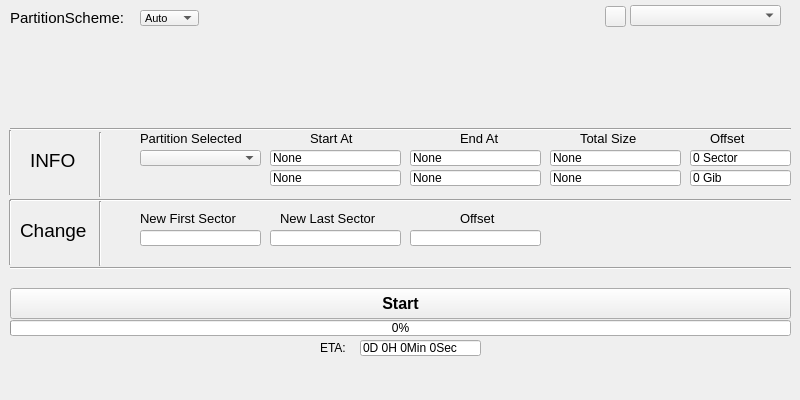
<?xml version="1.0" encoding="UTF-8"?>
<ui version="4.0">
 <class>MainWindow</class>
 <widget class="QMainWindow" name="MainWindow">
  <property name="geometry">
   <rect>
    <x>0</x>
    <y>0</y>
    <width>800</width>
    <height>400</height>
   </rect>
  </property>
  <property name="font">
   <font>
    <family>Arial</family>
   </font>
  </property>
  <property name="windowTitle">
   <string notr="true">PartitionSlider v1.0</string>
  </property>
  <widget class="QWidget" name="centralwidget">
   <widget class="QWidget" name="widget" native="true">
    <property name="geometry">
     <rect>
      <x>0</x>
      <y>30</y>
      <width>800</width>
      <height>100</height>
     </rect>
    </property>
    <property name="font">
     <font>
      <family>Tahoma</family>
     </font>
    </property>
    <widget class="Line" name="line_7">
     <property name="geometry">
      <rect>
       <x>10</x>
       <y>91</y>
       <width>781</width>
       <height>16</height>
      </rect>
     </property>
     <property name="orientation">
      <enum>Qt::Horizontal</enum>
     </property>
    </widget>
   </widget>
   <widget class="QProgressBar" name="progressBar">
    <property name="geometry">
     <rect>
      <x>10</x>
      <y>320</y>
      <width>781</width>
      <height>16</height>
     </rect>
    </property>
    <property name="font">
     <font>
      <family>Tahoma</family>
     </font>
    </property>
    <property name="maximum">
     <number>103</number>
    </property>
    <property name="value">
     <number>0</number>
    </property>
   </widget>
   <widget class="QComboBox" name="d_select">
    <property name="geometry">
     <rect>
      <x>630</x>
      <y>5</y>
      <width>151</width>
      <height>21</height>
     </rect>
    </property>
    <property name="font">
     <font>
      <family>Tahoma</family>
      <pointsize>8</pointsize>
     </font>
    </property>
   </widget>
   <widget class="QComboBox" name="m_select">
    <property name="geometry">
     <rect>
      <x>140</x>
      <y>10</y>
      <width>59</width>
      <height>16</height>
     </rect>
    </property>
    <property name="font">
     <font>
      <family>Tahoma</family>
      <pointsize>8</pointsize>
     </font>
    </property>
    <item>
     <property name="text">
      <string>Auto</string>
     </property>
    </item>
    <item>
     <property name="text">
      <string>MBR</string>
     </property>
    </item>
   </widget>
   <widget class="QLabel" name="label">
    <property name="geometry">
     <rect>
      <x>10</x>
      <y>10</y>
      <width>131</width>
      <height>16</height>
     </rect>
    </property>
    <property name="font">
     <font>
      <family>Tahoma</family>
      <pointsize>11</pointsize>
     </font>
    </property>
    <property name="text">
     <string>PartitionScheme:</string>
    </property>
   </widget>
   <widget class="QLabel" name="label_2">
    <property name="geometry">
     <rect>
      <x>140</x>
      <y>130</y>
      <width>121</width>
      <height>16</height>
     </rect>
    </property>
    <property name="font">
     <font>
      <family>Tahoma</family>
      <pointsize>10</pointsize>
     </font>
    </property>
    <property name="text">
     <string>Partition Selected</string>
    </property>
   </widget>
   <widget class="QLabel" name="label_4">
    <property name="geometry">
     <rect>
      <x>310</x>
      <y>130</y>
      <width>51</width>
      <height>16</height>
     </rect>
    </property>
    <property name="font">
     <font>
      <family>Tahoma</family>
      <pointsize>10</pointsize>
     </font>
    </property>
    <property name="text">
     <string>Start At</string>
    </property>
   </widget>
   <widget class="QLabel" name="label_6">
    <property name="geometry">
     <rect>
      <x>460</x>
      <y>130</y>
      <width>51</width>
      <height>16</height>
     </rect>
    </property>
    <property name="font">
     <font>
      <family>Tahoma</family>
      <pointsize>10</pointsize>
     </font>
    </property>
    <property name="text">
     <string>End At</string>
    </property>
   </widget>
   <widget class="QLineEdit" name="total_sec">
    <property name="geometry">
     <rect>
      <x>550</x>
      <y>150</y>
      <width>131</width>
      <height>16</height>
     </rect>
    </property>
    <property name="font">
     <font>
      <family>Tahoma</family>
     </font>
    </property>
    <property name="text">
     <string>None</string>
    </property>
    <property name="maxLength">
     <number>999999999</number>
    </property>
    <property name="readOnly">
     <bool>true</bool>
    </property>
   </widget>
   <widget class="QLineEdit" name="end_sec">
    <property name="geometry">
     <rect>
      <x>410</x>
      <y>150</y>
      <width>131</width>
      <height>16</height>
     </rect>
    </property>
    <property name="font">
     <font>
      <family>Tahoma</family>
     </font>
    </property>
    <property name="text">
     <string>None</string>
    </property>
    <property name="maxLength">
     <number>999999999</number>
    </property>
    <property name="readOnly">
     <bool>true</bool>
    </property>
   </widget>
   <widget class="QLineEdit" name="start_sec">
    <property name="geometry">
     <rect>
      <x>270</x>
      <y>150</y>
      <width>131</width>
      <height>16</height>
     </rect>
    </property>
    <property name="font">
     <font>
      <family>Tahoma</family>
     </font>
    </property>
    <property name="text">
     <string>None</string>
    </property>
    <property name="maxLength">
     <number>999999999</number>
    </property>
    <property name="readOnly">
     <bool>true</bool>
    </property>
   </widget>
   <widget class="QLabel" name="label_7">
    <property name="geometry">
     <rect>
      <x>580</x>
      <y>130</y>
      <width>71</width>
      <height>16</height>
     </rect>
    </property>
    <property name="font">
     <font>
      <family>Tahoma</family>
      <pointsize>10</pointsize>
     </font>
    </property>
    <property name="text">
     <string>Total Size</string>
    </property>
   </widget>
   <widget class="QLabel" name="label_3">
    <property name="geometry">
     <rect>
      <x>710</x>
      <y>130</y>
      <width>41</width>
      <height>16</height>
     </rect>
    </property>
    <property name="font">
     <font>
      <family>Tahoma</family>
      <pointsize>10</pointsize>
     </font>
    </property>
    <property name="text">
     <string>Offset</string>
    </property>
   </widget>
   <widget class="QLineEdit" name="offset_sec">
    <property name="geometry">
     <rect>
      <x>690</x>
      <y>150</y>
      <width>101</width>
      <height>16</height>
     </rect>
    </property>
    <property name="font">
     <font>
      <family>Tahoma</family>
     </font>
    </property>
    <property name="text">
     <string>0 Sector</string>
    </property>
    <property name="maxLength">
     <number>999999999</number>
    </property>
    <property name="readOnly">
     <bool>true</bool>
    </property>
   </widget>
   <widget class="QComboBox" name="p_select">
    <property name="geometry">
     <rect>
      <x>140</x>
      <y>150</y>
      <width>121</width>
      <height>16</height>
     </rect>
    </property>
    <property name="font">
     <font>
      <family>Tahoma</family>
     </font>
    </property>
   </widget>
   <widget class="QLabel" name="label_5">
    <property name="geometry">
     <rect>
      <x>140</x>
      <y>210</y>
      <width>111</width>
      <height>16</height>
     </rect>
    </property>
    <property name="font">
     <font>
      <family>Tahoma</family>
      <pointsize>10</pointsize>
     </font>
    </property>
    <property name="text">
     <string>New First Sector</string>
    </property>
   </widget>
   <widget class="QLineEdit" name="new_end_sec">
    <property name="geometry">
     <rect>
      <x>270</x>
      <y>230</y>
      <width>131</width>
      <height>16</height>
     </rect>
    </property>
    <property name="font">
     <font>
      <family>Tahoma</family>
     </font>
    </property>
    <property name="maxLength">
     <number>999999999</number>
    </property>
   </widget>
   <widget class="QLabel" name="label_8">
    <property name="geometry">
     <rect>
      <x>280</x>
      <y>210</y>
      <width>111</width>
      <height>16</height>
     </rect>
    </property>
    <property name="font">
     <font>
      <family>Tahoma</family>
      <pointsize>10</pointsize>
     </font>
    </property>
    <property name="text">
     <string>New Last Sector</string>
    </property>
   </widget>
   <widget class="QLineEdit" name="new_start_sec">
    <property name="geometry">
     <rect>
      <x>140</x>
      <y>230</y>
      <width>121</width>
      <height>16</height>
     </rect>
    </property>
    <property name="font">
     <font>
      <family>Tahoma</family>
     </font>
    </property>
    <property name="maxLength">
     <number>999999999</number>
    </property>
   </widget>
   <widget class="QLabel" name="label_9">
    <property name="geometry">
     <rect>
      <x>460</x>
      <y>210</y>
      <width>41</width>
      <height>16</height>
     </rect>
    </property>
    <property name="font">
     <font>
      <family>Tahoma</family>
      <pointsize>10</pointsize>
     </font>
    </property>
    <property name="text">
     <string>Offset</string>
    </property>
   </widget>
   <widget class="QLineEdit" name="offset_line">
    <property name="geometry">
     <rect>
      <x>410</x>
      <y>230</y>
      <width>131</width>
      <height>16</height>
     </rect>
    </property>
    <property name="font">
     <font>
      <family>Tahoma</family>
     </font>
    </property>
    <property name="readOnly">
     <bool>false</bool>
    </property>
   </widget>
   <widget class="QPushButton" name="start_button">
    <property name="geometry">
     <rect>
      <x>10</x>
      <y>288</y>
      <width>781</width>
      <height>31</height>
     </rect>
    </property>
    <property name="font">
     <font>
      <family>Tahoma</family>
      <pointsize>12</pointsize>
      <weight>75</weight>
      <bold>true</bold>
     </font>
    </property>
    <property name="text">
     <string>Start</string>
    </property>
   </widget>
   <widget class="QLabel" name="label_10">
    <property name="geometry">
     <rect>
      <x>320</x>
      <y>340</y>
      <width>31</width>
      <height>16</height>
     </rect>
    </property>
    <property name="font">
     <font>
      <family>Tahoma</family>
     </font>
    </property>
    <property name="text">
     <string>ETA:</string>
    </property>
   </widget>
   <widget class="QLineEdit" name="ETA">
    <property name="geometry">
     <rect>
      <x>360</x>
      <y>340</y>
      <width>121</width>
      <height>16</height>
     </rect>
    </property>
    <property name="font">
     <font>
      <family>Tahoma</family>
     </font>
    </property>
    <property name="text">
     <string>0D 0H 0Min 0Sec</string>
    </property>
    <property name="readOnly">
     <bool>true</bool>
    </property>
   </widget>
   <widget class="QLineEdit" name="start_gb">
    <property name="geometry">
     <rect>
      <x>270</x>
      <y>170</y>
      <width>131</width>
      <height>16</height>
     </rect>
    </property>
    <property name="font">
     <font>
      <family>Tahoma</family>
     </font>
    </property>
    <property name="text">
     <string>None</string>
    </property>
    <property name="maxLength">
     <number>999999999</number>
    </property>
    <property name="readOnly">
     <bool>true</bool>
    </property>
   </widget>
   <widget class="QLineEdit" name="end_gb">
    <property name="geometry">
     <rect>
      <x>410</x>
      <y>170</y>
      <width>131</width>
      <height>16</height>
     </rect>
    </property>
    <property name="font">
     <font>
      <family>Tahoma</family>
     </font>
    </property>
    <property name="text">
     <string>None</string>
    </property>
    <property name="maxLength">
     <number>999999999</number>
    </property>
    <property name="readOnly">
     <bool>true</bool>
    </property>
   </widget>
   <widget class="QLineEdit" name="total_gb">
    <property name="geometry">
     <rect>
      <x>550</x>
      <y>170</y>
      <width>131</width>
      <height>16</height>
     </rect>
    </property>
    <property name="font">
     <font>
      <family>Tahoma</family>
     </font>
    </property>
    <property name="text">
     <string>None</string>
    </property>
    <property name="maxLength">
     <number>999999999</number>
    </property>
    <property name="readOnly">
     <bool>true</bool>
    </property>
   </widget>
   <widget class="QLineEdit" name="offset_gb">
    <property name="geometry">
     <rect>
      <x>690</x>
      <y>170</y>
      <width>101</width>
      <height>16</height>
     </rect>
    </property>
    <property name="font">
     <font>
      <family>Tahoma</family>
     </font>
    </property>
    <property name="text">
     <string>0 Gib</string>
    </property>
    <property name="maxLength">
     <number>999999999</number>
    </property>
    <property name="readOnly">
     <bool>true</bool>
    </property>
   </widget>
   <widget class="Line" name="line">
    <property name="geometry">
     <rect>
      <x>10</x>
      <y>192</y>
      <width>781</width>
      <height>16</height>
     </rect>
    </property>
    <property name="orientation">
     <enum>Qt::Horizontal</enum>
    </property>
   </widget>
   <widget class="QLabel" name="label_11">
    <property name="geometry">
     <rect>
      <x>30</x>
      <y>140</y>
      <width>51</width>
      <height>41</height>
     </rect>
    </property>
    <property name="font">
     <font>
      <pointsize>14</pointsize>
      <weight>50</weight>
      <bold>false</bold>
     </font>
    </property>
    <property name="text">
     <string>INFO</string>
    </property>
   </widget>
   <widget class="QLabel" name="label_12">
    <property name="geometry">
     <rect>
      <x>20</x>
      <y>210</y>
      <width>81</width>
      <height>41</height>
     </rect>
    </property>
    <property name="font">
     <font>
      <family>Arial</family>
      <pointsize>14</pointsize>
     </font>
    </property>
    <property name="text">
     <string>Change</string>
    </property>
   </widget>
   <widget class="Line" name="line_2">
    <property name="geometry">
     <rect>
      <x>10</x>
      <y>260</y>
      <width>781</width>
      <height>16</height>
     </rect>
    </property>
    <property name="orientation">
     <enum>Qt::Horizontal</enum>
    </property>
   </widget>
   <widget class="Line" name="line_3">
    <property name="geometry">
     <rect>
      <x>90</x>
      <y>201</y>
      <width>20</width>
      <height>65</height>
     </rect>
    </property>
    <property name="orientation">
     <enum>Qt::Vertical</enum>
    </property>
   </widget>
   <widget class="Line" name="line_4">
    <property name="geometry">
     <rect>
      <x>90</x>
      <y>132</y>
      <width>20</width>
      <height>65</height>
     </rect>
    </property>
    <property name="orientation">
     <enum>Qt::Vertical</enum>
    </property>
   </widget>
   <widget class="Line" name="line_5">
    <property name="geometry">
     <rect>
      <x>0</x>
      <y>200</y>
      <width>20</width>
      <height>65</height>
     </rect>
    </property>
    <property name="orientation">
     <enum>Qt::Vertical</enum>
    </property>
   </widget>
   <widget class="Line" name="line_6">
    <property name="geometry">
     <rect>
      <x>0</x>
      <y>130</y>
      <width>20</width>
      <height>65</height>
     </rect>
    </property>
    <property name="orientation">
     <enum>Qt::Vertical</enum>
    </property>
   </widget>
   <widget class="QPushButton" name="pushButton_2">
    <property name="geometry">
     <rect>
      <x>605</x>
      <y>6</y>
      <width>21</width>
      <height>21</height>
     </rect>
    </property>
    <property name="font">
     <font>
      <pointsize>1</pointsize>
     </font>
    </property>
    <property name="text">
     <string/>
    </property>
   </widget>
  </widget>
 </widget>
 <resources>
  <include location="Main.qrc"/>
 </resources>
 <connections/>
</ui>
